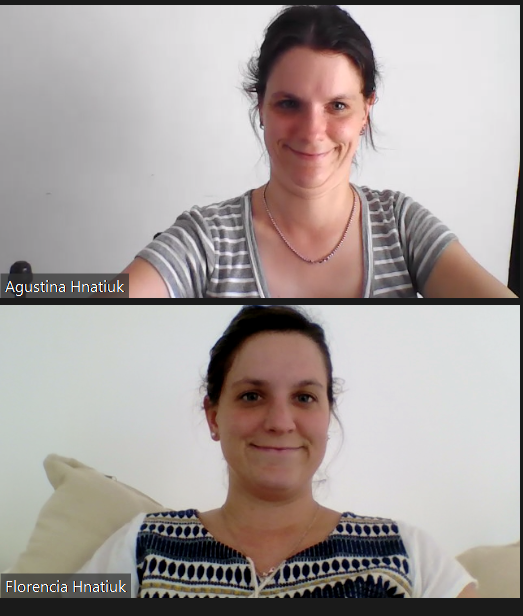
#> input picture imgs/Captura de pantalla 2023-12-14 145405.png, 523 x 616 px; its folder holds only this picture in this run
$ python photoEditor.py
#> lines starting #> are read from the running program, lines starting #| are printed output that depends on the picture
from PIL import Image, ImageEnhance, ImageFilter, ImageOps
import os

# Define paths
path = "./imgs"
pathOut = "./editedImgs"

# Create directories if they do not exist
if not os.path.exists(path):
    os.makedirs(path)
if not os.path.exists(pathOut):
    os.makedirs(pathOut)

# Supported image file extensions
valid_extensions = ['.jpg', '.jpeg', '.png', '.gif', '.bmp', '.webp']

# Define a function to apply color transformations
def apply_color_transformations(image, name, path):
    outputs = {
        "grayscale": os.path.join(path, f"{name}_grayscale.jpg"),
        "sepia": os.path.join(path, f"{name}_sepia.jpg"),
        "negative": os.path.join(path, f"{name}_negative.jpg"),
        "saturated": os.path.join(path, f"{name}_saturated.jpg")
    }

    # Check if the files already exist to avoid reprocessing
    if all(os.path.exists(output) for output in outputs.values()):
        print(f"All transformations for {name} already exist. Skipping...")
        return

    # Grayscale
    gray = image.convert('L')
    gray.save(outputs["grayscale"])

    # Sepia
    sepia = ImageOps.colorize(gray, '#704214', '#C0A080')  # Dark brown, light brown
    sepia.save(outputs["sepia"])

    # Negative
    negative = ImageOps.invert(image)
    negative.save(outputs["negative"])

    # Enhanced Saturation
    converter = ImageEnhance.Color(image)
    saturated = converter.enhance(2.0)  # Increase saturation by factor of 2
    saturated.save(outputs["saturated"])

# Process each file in the directory
for filename in os.listdir(path):
    # Check if the file has a valid image file extension
    if os.path.splitext(filename)[1].lower() in valid_extensions:
        img_path = os.path.join(path, filename)
        try:
            # Open the image file
            img = Image.open(img_path)
#> img is the input picture: PIL image 523x616 RGBA; mean R, G, B, A 167.6, 159.2, 156.6, 255
            img = img.filter(ImageFilter.SHARPEN)  # Apply initial sharpening and rotation

            # Prepare output path for color edits
            color_path = os.path.join(pathOut, os.path.splitext(filename)[0])
            if not os.path.exists(color_path):
                os.makedirs(color_path)

            # Apply color transformations and save
            apply_color_transformations(img, os.path.splitext(filename)[0], color_path)
#> in apply_color_transformations, `gray = image.convert('L')`:
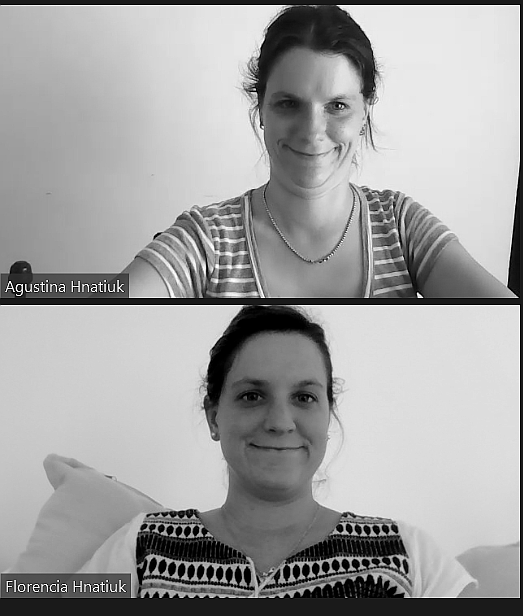
#> gray: PIL image 523x616 L; min 0, max 255, mean 161.5
#> in apply_color_transformations, `sepia = ImageOps.colorize(gray, '#704214', '#C0A080')`:
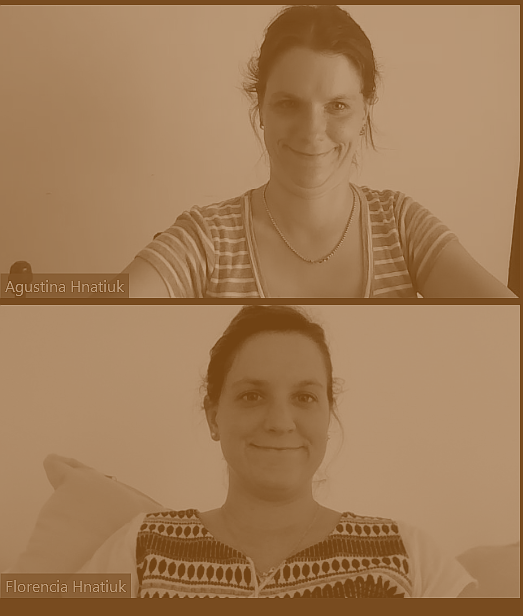
#> sepia: PIL image 523x616 RGB; mean R, G, B 162.2, 125, 88

        except IOError:
            # Print an error message if the image cannot be opened or processed
            print(f"Cannot open or process {img_path}")
    else:
        # Print a message for files that are skipped
        print(f"Skipped non-image file: {filename}")
